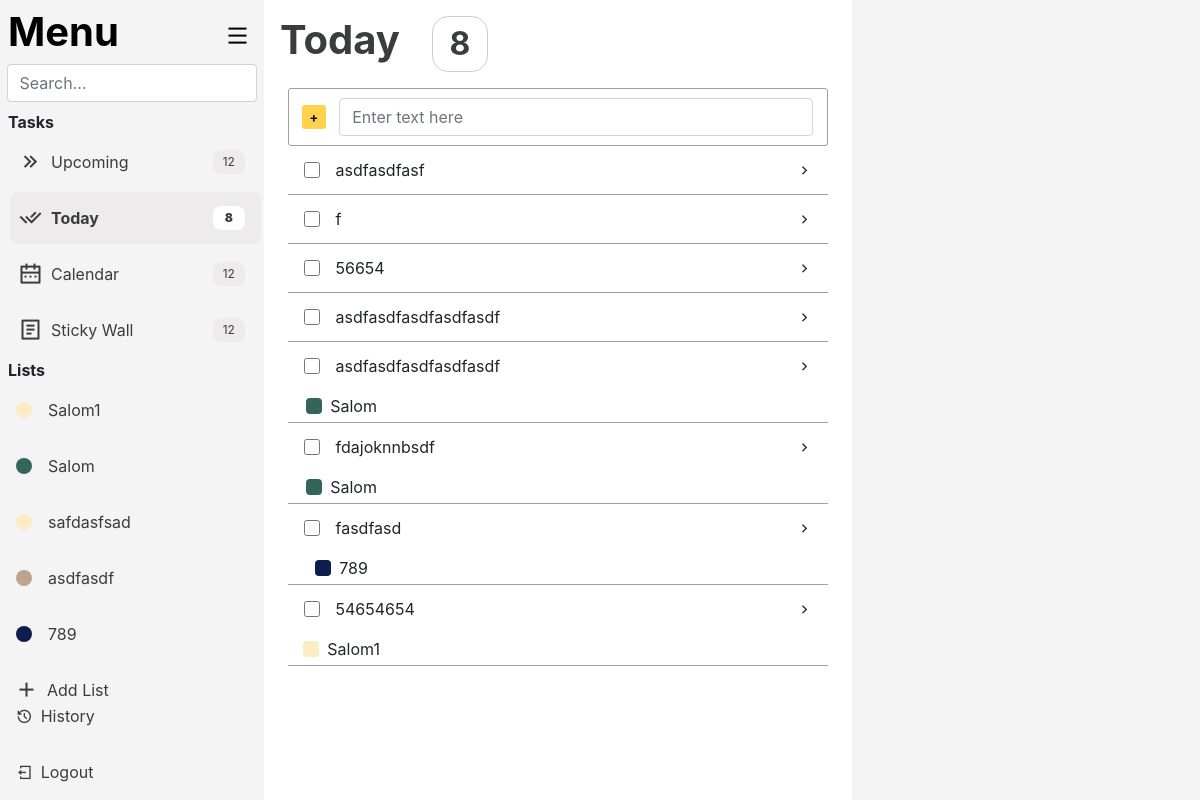
The app's page /noter/ (signed in), older data.
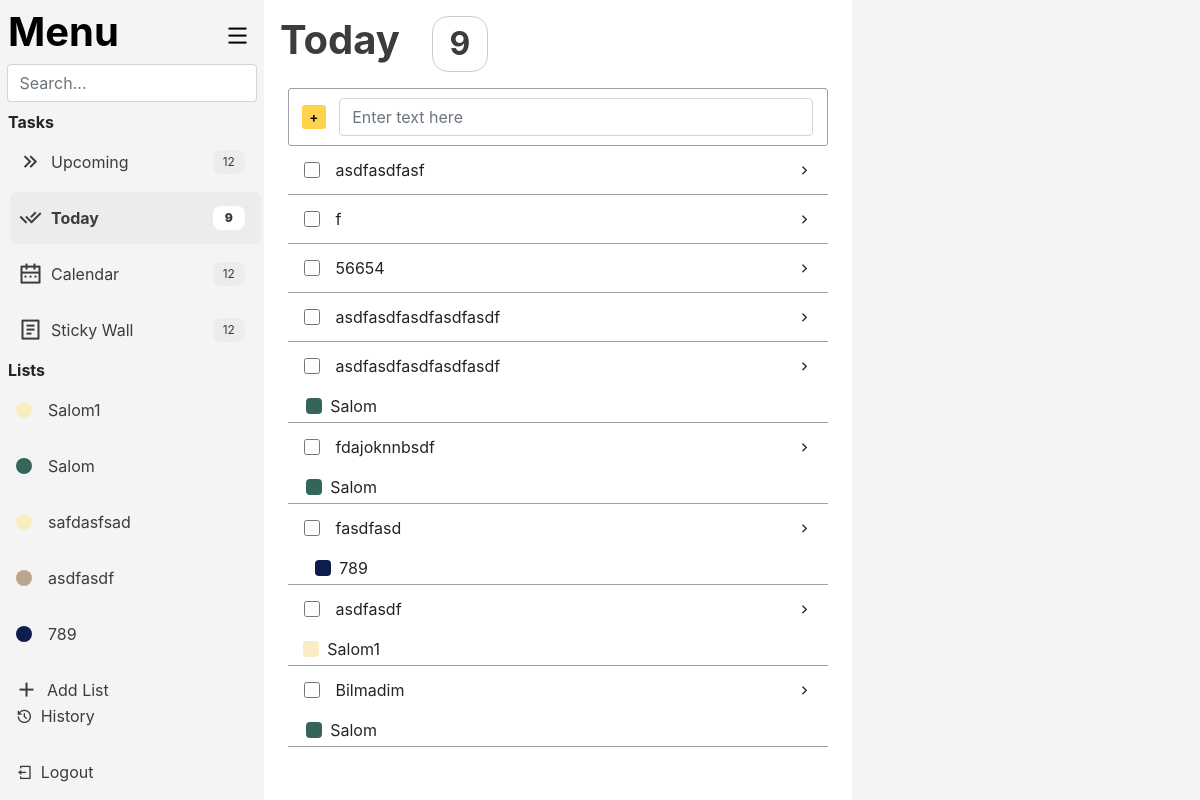
The same page, newer data.
### noter/models.py (models this page shows, shortened)
class List(models.Model):
    name = models.CharField(max_length=15)
    color = models.CharField(max_length=15, default='default')
    user = models.ForeignKey(CustomUser, on_delete=models.CASCADE, related_name='lists', default=1)

class Note(models.Model):
    title = models.CharField(max_length=100, null=False, blank=False)
    description = models.TextField(blank=True, default=None, null=True)
    status = models.BooleanField(default=False)
    created_at = models.CharField(max_length=20)
    start_at = models.DateField(null=True, blank=True)
    end_at = models.DateField(null=True, blank=True)
    deadline = models.DateField(null=True, blank=True)
    list = models.ForeignKey(List, on_delete=models.CASCADE, related_name='notes', null=True, blank=True)
    user = models.ForeignKey(CustomUser, on_delete=models.CASCADE, default=1)

### noter/views.py (the view)
# urls.py: path('', views.Home, name='home'),
@login_required
def Home(request):
    ulists = List.objects.filter(user = request.user)
    lists = []
    list_id = 0
    for list in ulists:
        if list.name != "Today":
            lists.append(list)
        if list.name == "Today":
            list_id = list.id
    unotes = Note.objects.filter(user = request.user)
    notes = []
    today = date.today()
    for note in unotes:
        if note.end_at <= today and note.status == False:
            if note.end_at:
                note.end_at = note.end_at.strftime('%Y-%m-%dT%H:%M')
            if note.start_at:
                note.start_at = note.start_at.strftime('%Y-%m-%dT%H:%M')
            if note.deadline:
                note.deadline = note.deadline.strftime('%Y-%m-%dT%H:%M')
            notes.append(note)
    return render(request, 'noter/home.html', {'lists': lists, 'number_of_notes':len(notes), 'notes':notes, 'list_id': list_id, 'today': today, 'none': None})

### noter/templates/noter/home.html (shortened to what this page needs)
{% extends 'noter/base.html' %}
{% block css %}
    {% load static %}
    <link rel="stylesheet" href="{% static 'noter/css/home.css' %}">
    <link href="https://cdn.jsdelivr.net/npm/remixicon@4.5.0/fonts/remixicon.css" rel="stylesheet"/>
    <link href="https://cdn.jsdelivr.net/npm/bootstrap@4.6.2/dist/css/bootstrap.min.css" rel="stylesheet">
{% endblock %}
{% block content %}
    <div class="main">
        <div class="menu">
            <div class="menu_header">
                <div class="menu_header_header">
                    <a href="{% url 'noter:home' %}" style="text-decoration: none; color: #000000;">
                        <h1><b>Menu</b></h1>
                    </a>
                    <button onclick="toggle()" style="border:none; background-color: transparent;">
                        <i class="ri-menu-line"></i>
                    </button>
                </div>
                <div class="menu_header_header_input">
                    <input type="search" class="form-control" placeholder="Search..." aria-label="Search">
                </div>
            </div>
            <div class="menu_tasks">
                <div class="menu_tasks_header">
                    <b>Tasks</b>
                </div>
                <div class="menu_tasks_buttons">
                    <a class="task_button" href="{% url 'noter:upcoming' %}">
                        <i class="ri-arrow-right-double-line task_button_text"></i>
                        <div class="task_button_text">Upcoming</div>
                        <div class="task_button_number_parent">
                            <div class="task_button_number">12</div>
                        </div>
                    </a>
                    <a class="task_button ticked" href="{% url 'noter:home' %}">
                        <i class="ri-check-double-line task_button_text"></i>
                        <div class="task_button_text">Today</div>
                        <div class="task_button_number_parent">
                            <div class="task_button_number">
                                <b>{{ number_of_notes }}</b>
                            </div>
                        </div>
                    </a>
                    <a class="task_button" href="{% url 'noter:calendar' %}">
                        <i class="ri-calendar-2-line task_button_text"></i>
                        <div class="task_button_text">Calendar</div>
                        <div class="task_button_number_parent">
                            <div class="task_button_number">12</div>
                        </div>
                    </a>
                    <a class="task_button" href="{% url 'noter:sticky-wall' %}">
                        <i class="ri-file-list-2-line task_button_text"></i>
                        <div class="task_button_text">Sticky Wall</div>
                        <div class="task_button_number_parent">
                            <div class="task_button_number">12</div>
                        </div>
                    </a>
                </div>
            </div>
            <div class="menu_lists">
                <div class="menu_tasks_header">
                    <b>Lists</b>
                </div>
                <div class="menu_tasks_buttons">
                    <div class="menu_list_button_overflow">
                        {% for list in lists %}
                        <a class="menu_list_button " href="{% url 'noter:lists' list.id %}">
                            <div class="bg-{{list.color}} i"></div>
                            <div class="list_href_text">{{list.name}}</div>
                        </a>
                        {% endfor %}
                    </div>
                    <button class="menu_list_button_fteroo" onclick="add_list_div()">
                        <i class="ri-add-line" style="margin: 1vh 1vh;"></i>
                        <div class="menu_list_button_text">Add List</div>
                    </button>
                </div>
            </div>
            <div class="menu_footer">
                <a class="menu_footer_logout" href="{% url 'noter:history' %}">
                    <i class="ri-history-line"></i>History
                </a>
                <a class="menu_footer_logout" href="{% url 'users:logout' %}">
                    <i class="ri-logout-box-line"></i>Logout
                </a>
            </div>
        </div>
        <div class="list">
            <div class="list_text">
                <h1><b>Today</b></h1>
                <div class="list_text_number">
                    <b>{{ number_of_notes }}</b>
                </div>
            </div>
            <div class="list_main">
                <div class="list_main_notes">
                    <div class="list_main_add">
                        <form action="{% url 'noter:create-note' %}" method="post" style="display: flex; width: 100%;">
                            <div class="list_main_add_button">
                                <input type="button" value="+" class="list_main_add_button_button" onclick="add_note_div()">
                            </div>
                            <div class="list_main_add_input">
                                <input type="text" class="form-control" placeholder="Enter text here" name="title_input">
                            </div>
                        </form>
                    </div>
                    {% for note in notes %}
                        <div class="click_form_div" data-id="{{ note.id }}">
                            <form action="{% url 'noter:do' note.id 0 %}" method="post" class="list_main_note_form">
                                <div class="list_main_note">
                                    <div class="list_main_note_top">
                                        <div class="list_main_note_checkbox">
                                            <input type="checkbox" id="do_note" onchange="this.form.submit()">
                                        </div>
                                        <div class="list_main_note_text">
                                            {{note.title}}
                                        </div>
                                        <div class="list_main_note_i">
                                            <i class="ri-arrow-right-s-line"></i>
                                        </div>
                                    </div>
                                    <div class="list_main_note_bottom">
                                        {% if note.list != None %}
                                        <div class="list_main_note_bottom_list">
                                            <div class="bg-{{note.list.color}} p"></div>
                                            {{note.list.name}}
                                        </div>
                                        {% endif %}
                                    </div>
                                </div>
                            </form>
                        </div>
                    {% endfor %}
                </div>
            </div>
        </div>
        <div class="properties">
        </div>
    </div>
{% endblock %}

### noter/templates/noter/base.html (shortened to what this page needs)
<!DOCTYPE html>
<html lang="en">
<head>
    {% block css %}{% endblock %}
</head>
<body>
    {% block content %}
    {% endblock %}
</body>
</html>

Row changes from the older to the newer data that the page shows:
no longer on this page (row edited): Note: title "54654654", list.name "Salom1"
added Note: title "asdfasdf", list.name "Salom1"
added Note: title "Bilmadim", list.name "Salom"
Text that changed along with them:
{{ number_of_notes }}: "8" → "9"
